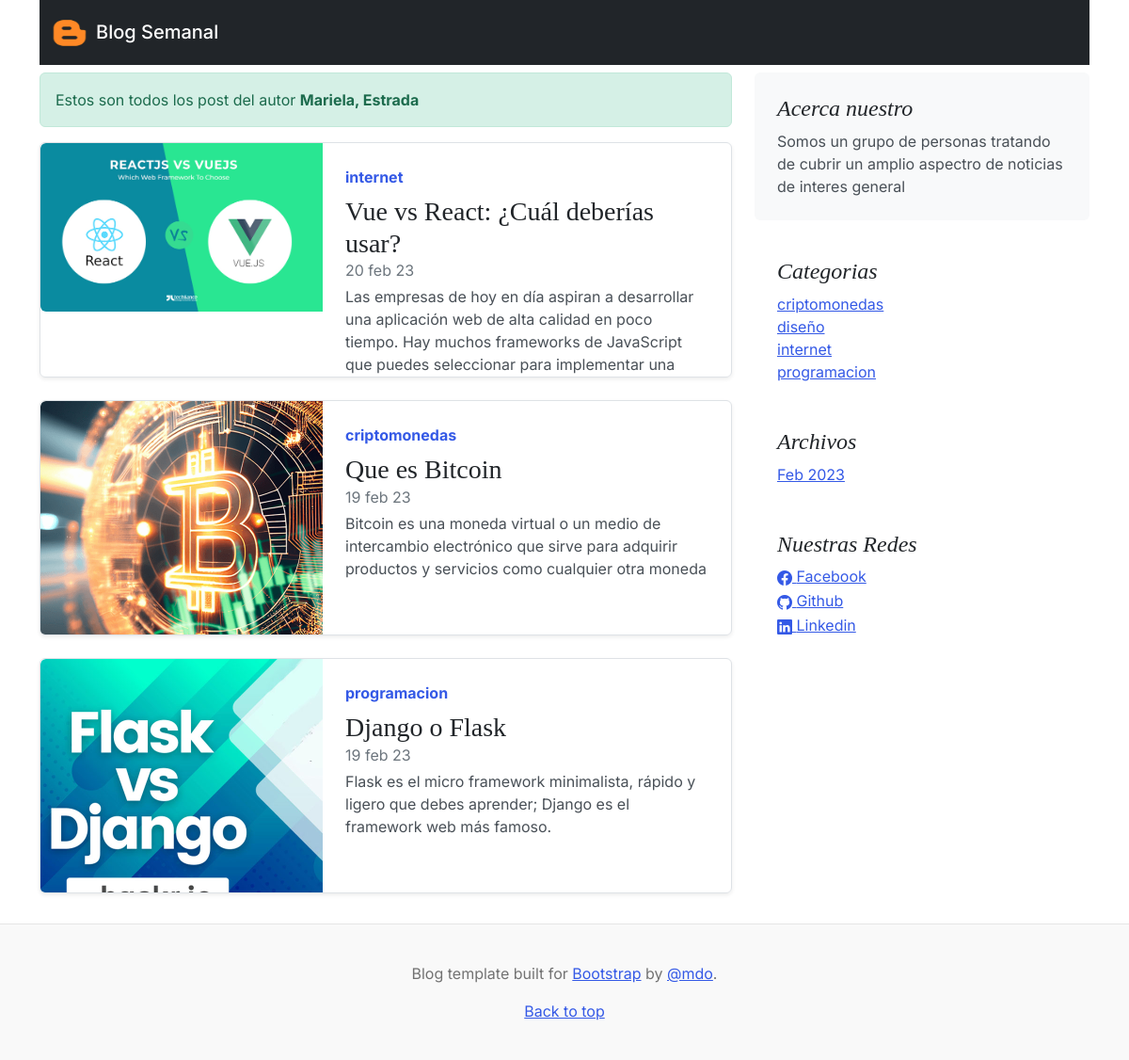
The page /author/2 on the database as committed earlier.
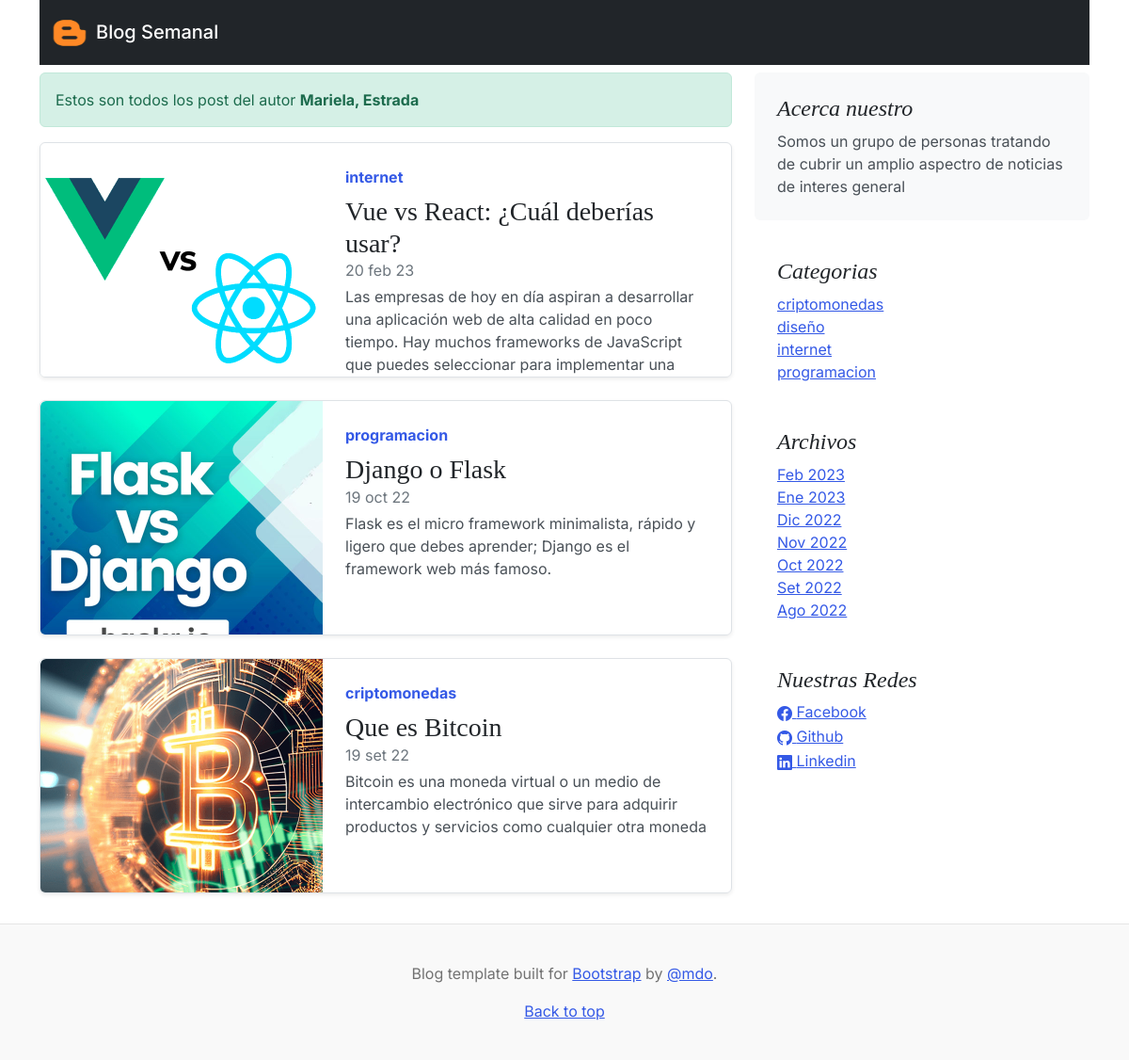
The same page on the database as committed later.
### core/models.py (models this page shows, shortened)
class Post(models.Model):
    title = models.CharField(max_length=250, verbose_name='Titulo')
    excerpt = models.TextField(verbose_name='Bajada')
    content = RichTextField(verbose_name='Contenido')
    image = models.ImageField(upload_to='post', verbose_name='Imagen', null=True, blank=True)
    published = models.BooleanField(default=False, verbose_name='Publicado')
    created = models.DateField(auto_now_add=True, verbose_name='Fecha de creacion')
    updated = models.DateField(auto_now_add=True, null=True, blank=True, verbose_name='Fecha de actualizacion')
    category = models.ForeignKey(Category, on_delete=models.CASCADE, related_name='get_posts', verbose_name='Categoria')
    tag = models.ManyToManyField(Tag, verbose_name='Etiqueta')
    author = models.ForeignKey(User, on_delete=models.CASCADE, related_name='get_posts', verbose_name='Autor')
    class Meta:
        verbose_name = 'Publicacion'
        verbose_name_plural = 'Publicaciones'
        ordering = ['-created']

class Category(models.Model):
    name = models.CharField(max_length=200, verbose_name='nombre', unique=True)
    active = models.BooleanField(default=True, verbose_name='activo')
    created = models.DateField(auto_now_add=True, verbose_name='Fecha de creacion')
    updated = models.DateField(auto_now_add=True, null=True, blank=True, verbose_name='Fecha de actualizacion')
    class Meta:
        verbose_name = 'Categoria'
        verbose_name_plural = 'Categorias'
        ordering = ['name']
    def __str__(self):
        return self.name

class Link(models.Model):
    key = models.CharField(max_length=100, verbose_name='key Link')
    name = models.CharField(max_length=100, verbose_name='Red Social')
    url = models.URLField(max_length=350, blank=True, null=True, verbose_name='Enlace')
    icon = models.CharField(max_length=100, verbose_name='Icono')
    created = models.DateField(auto_now_add=True, verbose_name='Fecha de creacion')
    updated = models.DateField(auto_now_add=True, null=True, blank=True, verbose_name='Fecha de actualizacion')
    class Meta:
        verbose_name = 'Red Social'
        verbose_name_plural = 'Redes Sociales'
        ordering = ['name',]

### core/views.py (the view)
# urls.py: path('author/<int:author_id>', views.author, name='author'),
def author(request, author_id):
    try:
        author = get_object_or_404(User, id=author_id)
        return render(request, 'core/author.html', {'author':author})
    except:
        return render(request, 'core/404.html')

### core/models.py (called while the page is built)
    def __str__(self):
        return self.description

### core/processors.py (called while the page is built)
def ctx_dic_about(request):
    ctx_about = {}
    ctx_about['abouts'] = About.objects.latest('created')
    return ctx_about

def ctx_dic_category(request):
    ctx_category = {}
    ctx_category['categories'] = Category.objects.filter(active=True)
    return ctx_category

def ctx_dic_link(request):
    links_ctx = {}
    links_ctx['links'] = Link.objects.all()
    """ for link in links:
        if link.url:
            links_ctx[link.key]= {'url':link.url, 'icon':link.icon, 'name':link.name} """
    return links_ctx

def ctx_dic_history(request):
    ctx_history = {}
    ctx_history['dates'] = Post.objects.dates('created', 'month', order='DESC').distinct()
    return ctx_history

### core/templates/core/author.html (shortened to what this page needs)
{% extends 'core/base.html' %}
{% block content %}
    <div class="alert alert-success" role="alert">
        Estos son todos los post del autor <strong>{{ author.first_name }}, {{ author.last_name }}</strong>
    </div>
    {% for post in author.get_posts.all %}
      <div class="row g-0 border rounded overflow-hidden flex-md-row mb-4 shadow-sm h-md-250 position-relative">
        <div class="object-fit-cover col-auto d-none d-lg-block">
          <img src={{ post.image.url }} width="300" height="250"  class="img-fluid rounded-start " alt="...">
        </div>
        <div class="col p-4 d-flex flex-column position-static">
          <strong class="d-inline-block mb-2 text-primary">{{ post.category }}</strong>
          <h3 class="mb-0">{{ post.title }}</h3>
          <div class="mb-1 text-muted">{{ post.created | date:'d b y'}}</div>
          <p class="card-text mb-auto">{{ post.excerpt }}</p>
        </div>
      </div>
    {% endfor %}
{% endblock %}

### core/templates/core/base.html (shortened to what this page needs)
<!DOCTYPE html>
<html lang="en">
<head>
    {% load static %}
    <link href={% static 'core/css/bootstrap.min.css' %} rel="stylesheet">
    <link href={% static 'core/css/blog.css' %} rel="stylesheet">
    <link rel="stylesheet" href="https://cdn.jsdelivr.net/npm/bootstrap-icons@1.10.3/font/bootstrap-icons.css">
</head>
<body>
    <header class="container mb-2">
        <nav class="navbar navbar-expand-lg navbar-dark bg-dark">
            <div class="container-fluid">
            <a class="navbar-brand d-flex text-decoration-none" href={% url 'home' %}>
                <img class="bi me-2" width="40" height="32" src={% static "core/img/blogger-icon.png" %}>Blog Semanal</a>
            </div>
        </nav>
    </header>
    <main class="container">
        <div class="row mb-2">
            <div class="col-md-8">
                {% block content %}{% endblock %}
            </div>
            <div class="col-md-4">
                <div class="position-sticky" style="top: 2rem;">
                    <div class="p-4 mb-3 bg-light rounded">
                        <h4 class="fst-italic">Acerca nuestro</h4>
                        <p class="mb-0">{{ abouts }}</p>
                    </div>
                    <div class="p-4">
                        <h4 class="fst-italic">Categorias</h4>
                        <ol class="list-unstyled mb-0">
                          {% for item in categories %}
                            <li><a href={% url 'category' item.id %}>{{ item.name }}</a></li>
                          {% endfor %}
                        </ol>
                    </div>
                    <div class="p-4">
                      <h4 class="fst-italic">Archivos</h4>
                      <ol class="list-unstyled mb-0">
                        {% for date in dates %}
                        <li><a href={% url 'date' date.month date.year %}>{{ date | date:'M Y' }}</a></li>
                        {% endfor %}
                      </ol>
                    </div>
                    <div class="p-4">
                      <h4 class="fst-italic">Nuestras Redes</h4>
                      <ol class="list-unstyled">
                        {% for item in links %}
                        <li><a href={{ item.url }}><i class="{{ item.icon }}"></i>  {{ item.name }}</a></li>
                        {% endfor %}
                      </ol>
                    </div>
                </div>
            </div>
        </div>
    </main>
    <footer class="blog-footer">
        <p>Blog template built for <a href="https://getbootstrap.com/">Bootstrap</a> by <a href="https://twitter.com/mdo">@mdo</a>.</p>
        <p>
          <a href="#">Back to top</a>
        </p>
    </footer>
</body>
</html>

Rows that differ between the two databases and show on the page:
changed Post "Vue vs React: ¿Cuál deberías usar?": image: a different picture
changed Post "Django o Flask": created "19 feb 23" → "19 oct 22"; moves up the list
changed Post "Que es Bitcoin": created "19 feb 23" → "19 set 22"
Other text that changed with them:
new list line: "Ene 2023"
new list line: "Dic 2022"
new list line: "Nov 2022"
new list line: "Oct 2022"
new list line: "Set 2022"
new list line: "Ago 2022"
